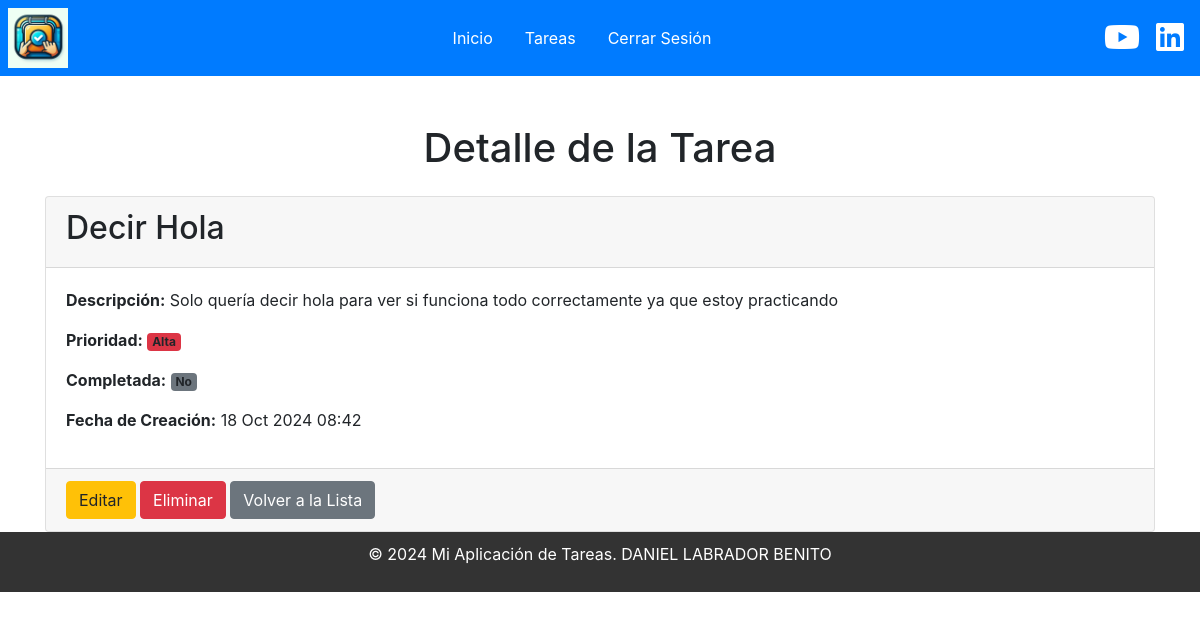
The app's page /tareas/tareas/1/ (signed in) with its own data.
### tareas/models.py (models this page shows, shortened)
class Tarea(models.Model):
    titulo=models.CharField(max_length=50)
    descripcion=models.TextField(blank=True)
    prioridad=models.CharField(max_length=1,choices=PRIORIDADES)
    completada=models.BooleanField(default=False)
    usuario=models.ForeignKey(User,on_delete=models.CASCADE) #Relacionamos la tarea con el usuario.
    fecha_creacion = models.DateTimeField(default=timezone.now)
    fecha_completada = models.DateTimeField(null=True, blank=True)

### tareas/views.py (the view)
# urls.py: path('tareas/<int:pk>/', TareaDetailView.as_view(), name='detalle_tarea'),
@method_decorator(login_required, name='dispatch')
class TareaDetailView(DetailView):
    model=Tarea
    template_name="tareas/tarea_detail.html"
    context_object_name='tarea'
    def get_queryset(self):
        return Tarea.objects.filter(usuario=self.request.user)#Aseguramos que el usuario solo veas sus tareas.

### Lista_Tareas/templates/tareas/tarea_detail.html (shortened to what this page needs)
{% extends "general/layout.html" %}
{% block content %}
<div class="container mt-5">
    <h1 class="mb-4 text-center">Detalle de la Tarea</h1>
    <div class="card">
        <div class="card-header">
            <h2>{{ tarea.titulo }}</h2>
        </div>
        <div class="card-body">
            <p><strong>Descripción:</strong> {{ tarea.descripcion }}</p>
            <p><strong>Prioridad:</strong>
                {% if tarea.prioridad == 'A' %}
                    <span class="badge bg-danger">Alta</span>
                {% elif tarea.prioridad == 'M' %}
                    <span class="badge bg-warning">Media</span>
                {% else %}
                    <span class="badge bg-success">Baja</span>
                {% endif %}
            </p>
            <p><strong>Completada:</strong>
                {% if tarea.completada %}
                    <span class="badge bg-success">Sí</span>
                {% else %}
                    <span class="badge bg-secondary">No</span>
                {% endif %}
            </p>
            <p><strong>Fecha de Creación:</strong> {{ tarea.fecha_creacion|date:"d M Y H:i" }}</p>
        </div>
        <div class="card-footer text-end">
            <a href="{% url 'editar_tarea' tarea.id %}" class="btn btn-warning">Editar</a>
            <form method="post" action="{% url 'eliminar_tarea' tarea.id %}" class="d-inline">
                <button type="submit" class="btn btn-danger" onclick="return confirm('¿Estás seguro de que deseas eliminar esta tarea?');">Eliminar</button>
            </form>
            <a href="{% url 'lista_tareas' %}" class="btn btn-secondary">Volver a la Lista</a>
        </div>
    </div>
</div>
{% endblock %}

### static/css/style.css (style rules this page uses)
body { font-family: Arial, sans-serif; margin: 0; padding: 0; }

### records on screen
Tarea: titulo "Decir Hola", descripcion "Solo quería decir hola para ver si funciona todo correctamente ya que estoy practicando", fecha_creacion "18 Oct 2024 08:42"
